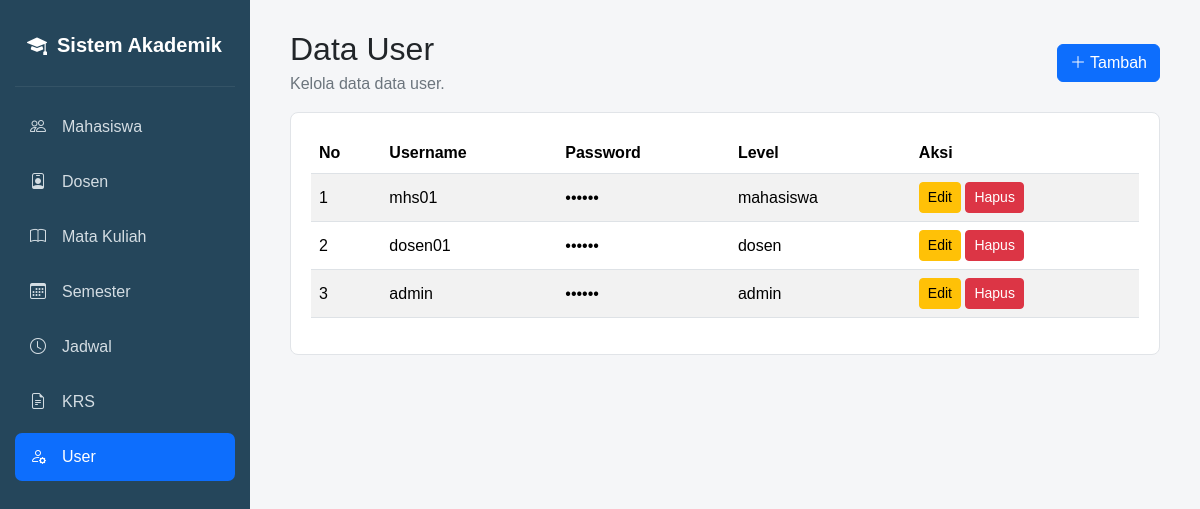
The app's page /user/index.php with its own data.
### tables this page shows
CREATE TABLE `tbl_user` (
  `id_user` int(11) NOT NULL,
  `username` varchar(50) NOT NULL,
  `password` varchar(255) NOT NULL,
  `level` enum('admin','dosen','mahasiswa') NOT NULL
);

### user/index.php (the view, shortened to what this page needs)
<?php
require_once "../config/database.php";
$limit = 5;
$page = isset($_GET['page']) ? (int) $_GET['page'] : 1;
$offset = ($page - 1) * $limit;
$sql = "
    SELECT t.*
    FROM tbl_user t
    ORDER BY t.id_user DESC
    LIMIT $limit OFFSET $offset
";
$data = mysqli_query($conn, $sql);
include "../header.php";
include "../sidebar.php";
?>
<div class="d-flex justify-content-between align-items-center mb-3">
    <div>
        <h2 class="mb-1">Data User</h2>
        <p class="text-secondary mb-0">Kelola data data user.</p>
    </div>
    <a href="tambah.php" class="btn btn-primary">
        <i class="bi bi-plus-lg"></i> Tambah
    </a>
</div>
<div class="card-simple">
    <div class="table-responsive">
        <table class="table table-striped align-middle">
            <thead>
                <tr>
                    <th>No</th>
                    <th>Username</th>
                    <th>Password</th>
                    <th>Level</th>
                    <th>Aksi</th>
                </tr>
            </thead>
            <tbody>
            <?php
            $no = $offset + 1;
            while ($row = mysqli_fetch_assoc($data)):
            ?>
                <tr>
                    <td><?= $no++; ?></td>
                    <td><?= htmlspecialchars($row['username']); ?></td>
                    <td>••••••</td>
                    <td><?= htmlspecialchars($row['level']); ?></td>
                    <td>
                        <a href="edit.php?id=<?= $row['id_user']; ?>" class="btn btn-warning btn-sm">Edit</a>
                        <a href="hapus.php?id=<?= $row['id_user']; ?>" class="btn btn-danger btn-sm"
                           onclick="return confirm('Yakin ingin menghapus data ini?')">Hapus</a>
                    </td>
                </tr>
            <?php endwhile; ?>
            </tbody>
        </table>
    </div>
</div>
<?php include "../footer.php"; ?>

### assets/css/style.css (style rules this page uses)
body { margin: 0; background: #f5f6f8; font-family: Arial, sans-serif; }
.card-simple { background: #fff; border: 1px solid #e1e4e8; border-radius: 8px; padding: 20px; }
.table th { white-space: nowrap; }

### records on screen
tbl_user: username "mhs01", level "mahasiswa"
tbl_user: username "dosen01", level "dosen"
tbl_user: username "admin", level "admin"
